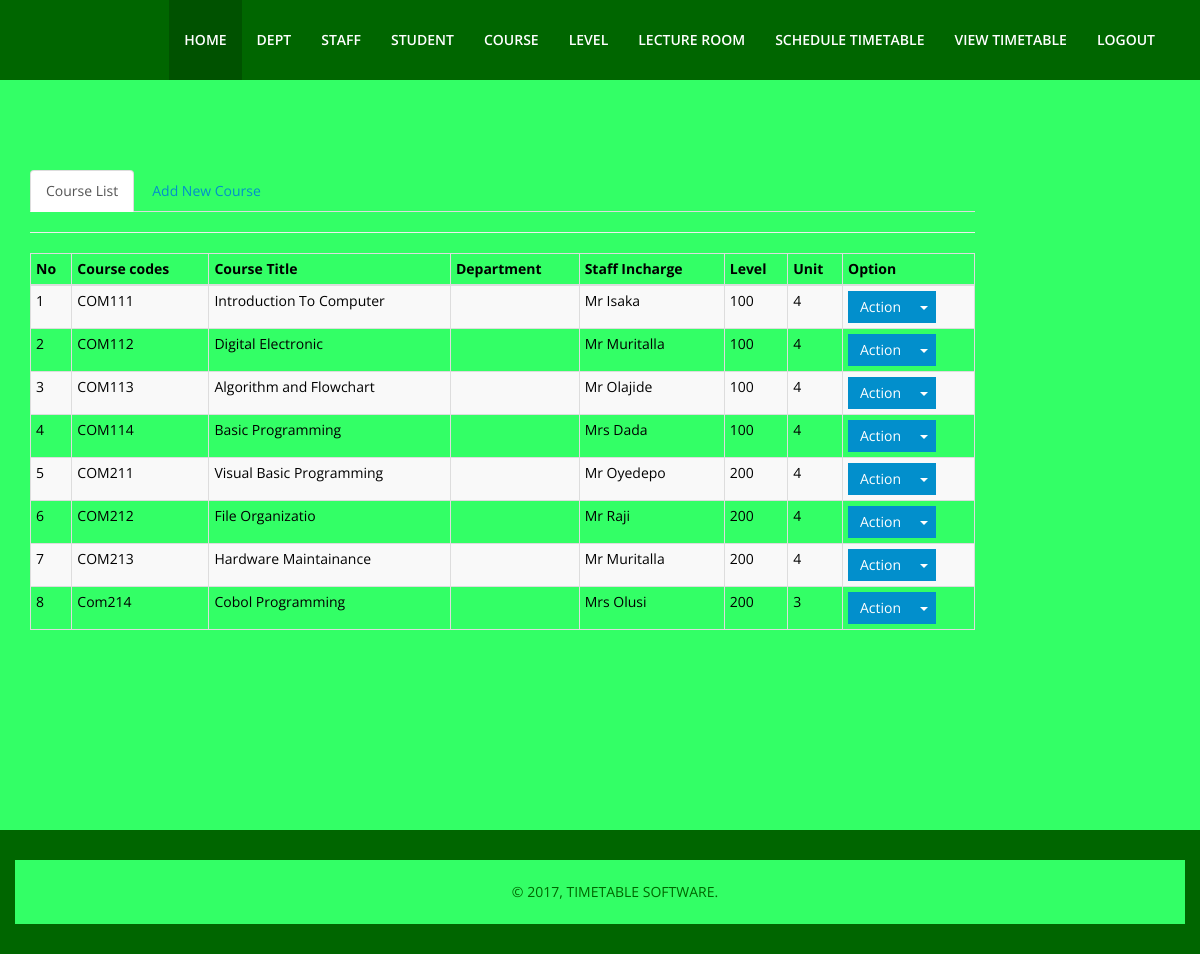
Page /course.php (signed in) on the committed database.
### tables this page shows
CREATE TABLE IF NOT EXISTS `course` (
  `id` int(11) NOT NULL AUTO_INCREMENT,
  `course_code` varchar(50) NOT NULL,
  `course_tittle` varchar(200) NOT NULL,
  `level` varchar(20) NOT NULL,
  `unit` int(4) NOT NULL,
  `staffid` varchar(10) NOT NULL,
  `staffname` varchar(100) NOT NULL,
  `department` varchar(150) NOT NULL,
  `depid` varchar(11) NOT NULL,
  PRIMARY KEY (`id`)
);

### course.php (the view, shortened to what this page needs)
<?php include ('adminhead.php');
include ('dbcon.php');
 ?>
  <section id="services">
    <div class="container">
      <div class="heading wow fadeInUp" data-wow-duration="1000ms" data-wow-delay="300ms">
        <div class="row">
<div class="col-lg-10">
<ul class="nav nav-tabs">
    <li class="active"><a data-toggle="tab" href="#list">Course List</a></li>
    <li><a data-toggle="tab" href="#add">Add New Course</a></li>
  </ul>
  <div class="tab-content">
    <div id="list" class="tab-pane fade in active">
      <hr>
      <table class="table table-bordered table-striped table-condensed">
                              <thead>
                              <tr>
<th>No</th>
                                              <th>Course codes</th>
                                              <th>Course Title</th>
                                              <th>Department </th>
                                              <th>Staff Incharge</th>
                                              <th>Level</th>
                                              <th>Unit</th>
                                              <th>Option</th>
                              </tr>
                              </thead>
                              <tbody>
<?php
$j = 1;
$sql = mysqli_query($conn, "select * from course");
 if (mysqli_num_rows($sql) > 0){
while ($row = mysqli_fetch_assoc($sql)){
?>
<tr>
<td><?php echo $j++; ?></td>
<td><?php echo $row['course_code'];?></td>
<td><?php echo $row['course_tittle'];?></td>
<td><?php echo $row['department'];?></td>
<td><?php echo $row['staffname'];?></td>
<td><?php echo $row['level'];?></td>
<td><?php echo $row['unit'];?></td>
<td>
                                  <div class="btn-group">
                  <button class="btn btn-primary">Action</button>
                                        <button data-toggle="dropdown" class="btn btn-primary dropdown-toggle"><span class="caret"></span></button>
                                  </td>
                                  </tr>
<?php
}
 }
?>
                              </tbody>
                          </table>
    </div>
        </div>
    </div>
  </div>
          </div>
  </div>
</section>
<?php include ('footer.php');?>

### adminhead.php (shortened to what this page needs)
<!DOCTYPE html>
<html lang="en">
<head>
  <link href="css/bootstrap.min.css" rel="stylesheet">
  <link href="css/animate.min.css" rel="stylesheet">
  <link href="css/font-awesome.min.css" rel="stylesheet">
  <link href="css/lightbox.css" rel="stylesheet">
  <link href="css/main.css" rel="stylesheet">
  <link id="css-preset" href="css/presets/preset1.css" rel="stylesheet">
  <link href="css/responsive.css" rel="stylesheet">
</head>
<body>
    <div class="main-nav" style="background-color:#060">
      <div class="container">
        <div class="collapse navbar-collapse">
          <ul class="nav navbar-nav navbar-right">
            <li class="scroll active"><a href="adminhome.php">Home</a></li>
            <li class="scroll"><a href="dept.php">Dept</a></li>
            <li class="scroll"><a href="staff.php">Staff</a></li>
            <li class="scroll"><a href="student.php">Student</a></li>
            <li class="scroll"><a href="course.php">Course</a></li>
            <li class="scroll"><a href="level.php">Level</a></li>
            <li class="scroll"><a href="examinationhall.php">Lecture Room</a></li>
            <li class="scroll"><a href="schedule.php">Schedule Timetable</a></li>
            <li class="scroll"><a href="examtimetable.php">View Timetable</a></li>
            <li class="scroll"><a href="logout.php">Logout</a></li>
          </ul>
        </div>
      </div>
    </div>

### footer.php (shortened to what this page needs)
  <footer id="footer" style="background-color: #060">
    <div class="footer-top wow fadeInUp" data-wow-duration="1000ms" data-wow-delay="300ms">
      <div class="container text-center" style="background-color: #3F6; color: #fff">
    <div class="footer-bottom" style="background-color: #3F6">
      <div class="container" >
        <div class="row">
          <div class="col-sm-12 text-center" style="color: #060;">
            <p>&copy; 2017, TIMETABLE SOFTWARE.</p>
          </div>
        </div>
      </div>
    </div>
  </footer>
</body>
</html>

### css/lightbox.css (style rules this page uses)
body:after { content: url(../images/lightbox/close.png) url(../images/lightbox/loading.gif) url(../images/lightbox/prev.png) url(../images/lightbox/next.png); display: none; }

### css/main.css (style rules this page uses)
body { font-family: 'Open Sans', sans-serif; font-size: 14px; line-height: 24px; color: #000; background-color: #3F6; }
.btn { border: 0; border-radius: 0; }
a { text-decoration: none; -webkit-transition: 300ms; -moz-transition: 300ms; -o-transition: 300ms; transition: 300ms; }
section { padding: 90px 0; }
.heading { padding-bottom:90px; }
.navbar-right li a { color: #fff; text-transform: uppercase; font-size: 14px; font-weight: 600; padding-top: 30px; padding-bottom: 30px; }
.navbar-right li.active a { background-color: rgba(0,0,0,.2); }
#footer { color:#fff; }
.footer-top { position: relative; padding:30px 0 }
#footer .footer-bottom { background-color: #fff; padding: 20px 0 10px; }

### rows in the picture
course: course_code "COM111", course_tittle "Introduction To Computer", staffname "Mr Isaka", level "100", unit "4"
course: course_code "COM112", course_tittle "Digital Electronic", staffname "Mr Muritalla", level "100", unit "4"
course: course_code "COM113", course_tittle "Algorithm and Flowchart", staffname "Mr Olajide", level "100", unit "4"
course: course_code "COM114", course_tittle "Basic Programming", staffname "Mrs Dada", level "100", unit "4"
course: course_code "COM211", course_tittle "Visual Basic Programming", staffname "Mr Oyedepo", level "200", unit "4"
course: course_code "COM212", course_tittle "File Organizatio", staffname "Mr Raji", level "200", unit "4"
course: course_code "COM213", course_tittle "Hardware Maintainance", staffname "Mr Muritalla", level "200", unit "4"
course: course_code "Com214", course_tittle "Cobol Programming", staffname "Mrs Olusi", level "200", unit "3"
